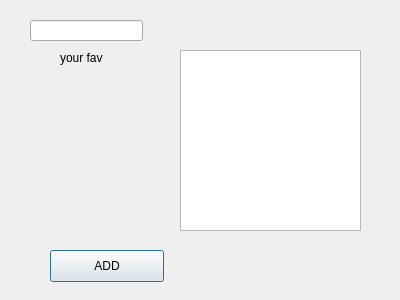
<?xml version="1.0" encoding="UTF-8"?>
<ui version="4.0">
 <class>Dialog</class>
 <widget class="QDialog" name="Dialog">
  <property name="geometry">
   <rect>
    <x>0</x>
    <y>0</y>
    <width>400</width>
    <height>300</height>
   </rect>
  </property>
  <property name="windowTitle">
   <string>Dialog</string>
  </property>
  <widget class="QLabel" name="label">
   <property name="geometry">
    <rect>
     <x>60</x>
     <y>50</y>
     <width>59</width>
     <height>16</height>
    </rect>
   </property>
   <property name="text">
    <string>your fav</string>
   </property>
  </widget>
  <widget class="QPushButton" name="pushButtonAdd">
   <property name="geometry">
    <rect>
     <x>50</x>
     <y>250</y>
     <width>114</width>
     <height>32</height>
    </rect>
   </property>
   <property name="text">
    <string>ADD</string>
   </property>
  </widget>
  <widget class="QLineEdit" name="lineEditFoodItem">
   <property name="geometry">
    <rect>
     <x>30</x>
     <y>20</y>
     <width>113</width>
     <height>21</height>
    </rect>
   </property>
  </widget>
  <widget class="QListWidget" name="listWidgetSelectedItems">
   <property name="geometry">
    <rect>
     <x>180</x>
     <y>50</y>
     <width>181</width>
     <height>181</height>
    </rect>
   </property>
  </widget>
 </widget>
 <resources/>
 <connections/>
</ui>
